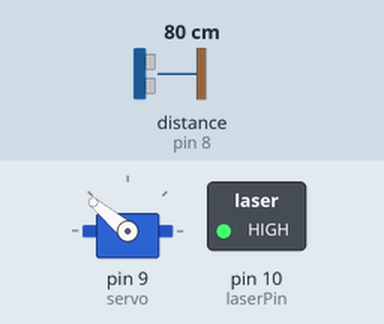
Recording of a sketch running on a simulated Arduino Uno, built with avr-gcc and run on an emulated ATmega328P. Parts: servo, switched loads named in the sketch (green lamp = pin HIGH). Wiring (inferred from the names in the program): ultrasonic range finder: trigger pin 7; echo pin 8. The inputs (shaded band) are chosen by the test bench; at power-on: distance to the obstacle (sensor on pin 8) 80 cm. The echo pulse lasts 58.3 µs per cm; pins used as bus, display or sensor lines are not drawn.

Above: at 1.2 s.
1.3 s: distance to the obstacle (sensor on pin 8) set to 2 cm
At 2.5 s:
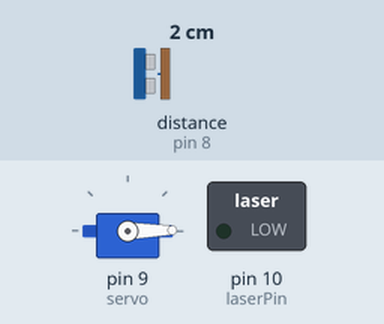
2.8 s: distance to the obstacle (sensor on pin 8) set to 18 cm
At 3.2 s:
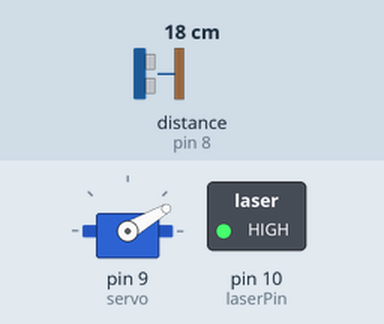
4.3 s: distance to the obstacle (sensor on pin 8) set to 35 cm
At 5.2 s:
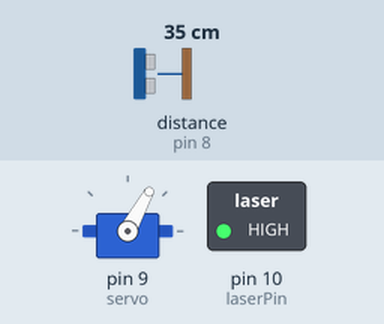
5.8 s: distance to the obstacle (sensor on pin 8) set to 60 cm
At 6.6 s:
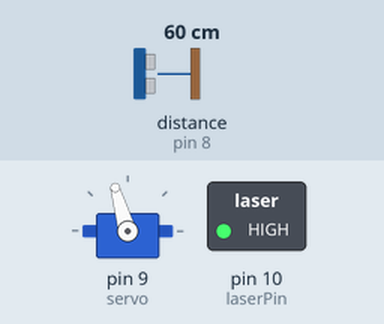
7.3 s: distance to the obstacle (sensor on pin 8) set to 120 cm
At 8.5 s:
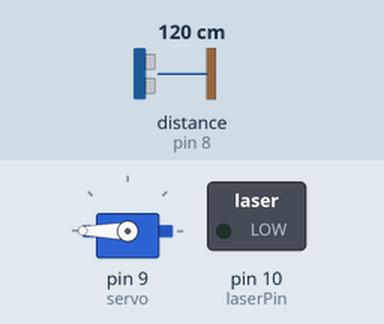
8.8 s: distance to the obstacle (sensor on pin 8) set to 97 cm
At 9.2 s:
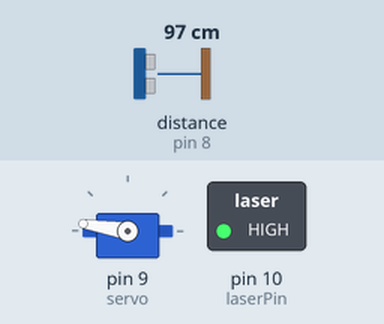
Timing chart, 0 to 11.4 s (numbered marks = the images above; inputs shaded):
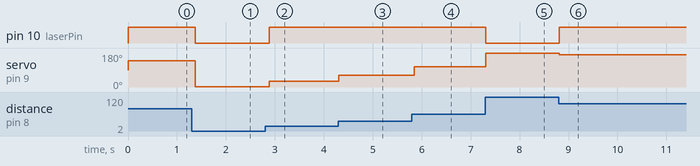

Measured:
- after the input at 1.3 s, pin 10 (laserPin): HIGH → LOW after 0.07 s; servo on pin 9 (servo): 140° → 1° after 0.07 s
- after the input at 2.8 s, pin 10 (laserPin): LOW → HIGH after 0.08 s; servo on pin 9 (servo): 1° → 30° after 0.08 s
- after the input at 4.3 s, servo on pin 9 (servo): 30° → 61° at once
- after the input at 5.8 s, servo on pin 9 (servo): 61° → 106° after 0.05 s
- after the input at 7.3 s, pin 10 (laserPin): HIGH → LOW at once; servo on pin 9 (servo): 106° → 180° at once
- after the input at 8.8 s, pin 10 (laserPin): LOW → HIGH at once; servo on pin 9 (servo): 180° → 172° at once, → 171° 0.11 s later

The sketch:

sketch_apr26a.ino
```cpp
#include <Servo.h>

Servo servo;                   // Create a servo object
const int trigPin = 7;         // Pin connected to the ultrasonic sensor's trigger pin
const int echoPin = 8;         // Pin connected to the ultrasonic sensor's echo pin
const int laserPin = 10;       // Pin connected to the laser
long duration;                 // Variable to store the duration of the echo pulse
int distance;                  // Calculated distance based on the duration
int angle;                     // Servo angle corresponding to the distance

void setup() {
  pinMode(trigPin, OUTPUT);    // Set the TRIG pin as output
  pinMode(echoPin, INPUT);     // Set the ECHO pin as input
  pinMode(laserPin, OUTPUT);   // Set the laser pin as output
  servo.attach(9);             // Attach the servo to pin 9
  Serial.begin(9600);          // Start serial communication at 9600 baud rate
}

void loop() {
  digitalWrite(trigPin, LOW);  // Clear the TRIG pin
  delayMicroseconds(2);        // Short delay before sending a pulse

  digitalWrite(trigPin, HIGH); // Send a 10-microsecond pulse
  delayMicroseconds(10);
  digitalWrite(trigPin, LOW);

  duration = pulseIn(echoPin, HIGH);  // Measure the length of the incoming pulse

  distance = duration * 0.034 / 2;    // Calculate the distance (in cm)

  // Adjust the mapping function as needed based on your physical setup
  // The example below assumes that you need the servo to sweep across an area
  // more directly aligned with detected objects within a closer range
  angle = map(distance, 0, 100, 0, 180);
  servo.write(angle);                 // Position the servo according to the calculated angle

  // Keep the laser on to point at the object when within range
  if (distance > 10 && distance < 100) {
    digitalWrite(laserPin, HIGH);
  } else {
    digitalWrite(laserPin, LOW);
  }

  delay(100);  // Short delay before repeating the measurement
}
```
